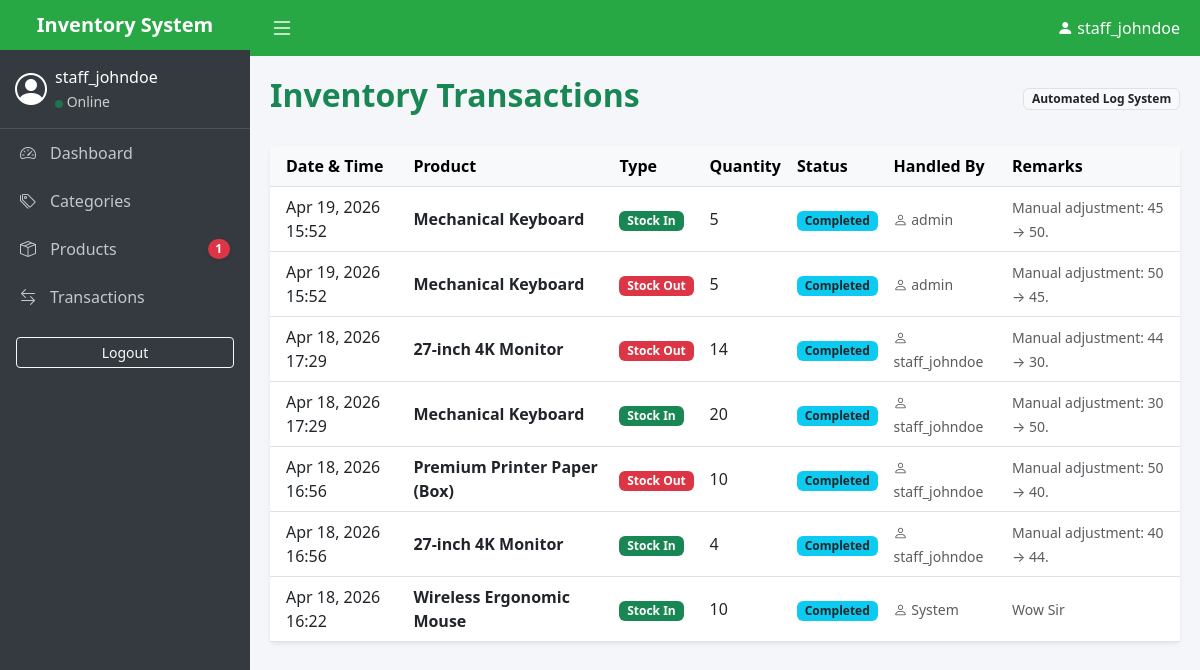
/transactions/ (signed in), run on the app's committed database.
### transactions/models.py (models this page shows, shortened)
class Transaction(models.Model):
    TRANSACTION_TYPES = (
        ('IN', 'Stock In (Received)'),
        ('OUT', 'Stock Out (Issued)'),
    )
    STATUS_CHOICES = (
        ('COMPLETED', 'Completed'),
        ('PENDING', 'Pending'),
        ('CANCELLED', 'Cancelled'),
    )
    product = models.ForeignKey(Product, on_delete=models.CASCADE, related_name='transactions')
    transaction_type = models.CharField(max_length=3, choices=TRANSACTION_TYPES)
    quantity = models.PositiveIntegerField()
    timestamp = models.DateTimeField(auto_now_add=True) # Requirement: Date/Time field
    status = models.CharField(max_length=10, choices=STATUS_CHOICES, default='COMPLETED')
    handled_by = models.ForeignKey(User, on_delete=models.SET_NULL, null=True) # Tracks the staff/admin
    remarks = models.TextField(blank=True, null=True)

### products/models.py (models this page shows, shortened)
class Product(models.Model):
    name = models.CharField(max_length=200)
    sku = models.CharField(max_length=50, unique=True, verbose_name="SKU")
    category = models.ForeignKey(
        Category,
        on_delete=models.SET_NULL,
        null=True,
        blank=True,
        related_name='products'
    )
    description = models.TextField(blank=True)
    unit_price = models.DecimalField(max_digits=10, decimal_places=2)
    current_stock = models.IntegerField(default=0)
    min_stock_level = models.IntegerField(default=5) # New threshold field
    supplier = models.ForeignKey(Supplier, on_delete=models.CASCADE, related_name='products')
    date_added = models.DateTimeField(auto_now_add=True)
    def is_low_stock(self):
        return self.current_stock <= self.min_stock_level

### transactions/views.py (the view)
# urls.py: path('', views.transaction_list, name='transaction_list'),
@login_required
@permission_required('transactions.view_transaction', raise_exception=True)
def transaction_list(request):
    transactions = Transaction.objects.all().order_by('-timestamp')
    return render(request, 'transactions/transaction_list.html', {'transactions': transactions})

### products/context_processors.py (called while the page is built)
def low_stock_alerts(request):
    if request.user.is_authenticated:
        low_stock_products = [p for p in Product.objects.all() if p.is_low_stock()]
        return {
            'low_stock_count': len(low_stock_products),
            'low_stock_items': low_stock_products[:5] # Show only top 5 in dropdown
        }
    return {}

### transactions/templates/transactions/transaction_list.html
{% extends 'base.html' %}
{% block content %}
<div class="d-flex justify-content-between align-items-center mb-4">
    <h2 class="fw-bold text-success">Inventory Transactions</h2>
    <span class="badge bg-light text-dark border">Automated Log System</span>
</div>
<div class="card shadow-sm border-0">
    <div class="table-responsive">
        <table class="table table-hover mb-0 align-middle">
            <thead class="table-light">
                <tr>
                    <th class="ps-3">Date & Time</th>
                    <th>Product</th>
                    <th>Type</th>
                    <th>Quantity</th>
                    <th>Status</th>
                    <th>Handled By</th>
                    <th>Remarks</th>
                </tr>
            </thead>
            <tbody>
                {% for t in transactions %}
                <tr>
                    <td class="ps-3">{{ t.timestamp|date:"M d, Y H:i" }}</td>
                    <td class="fw-bold">{{ t.product.name }}</td>
                    <td>
                        {% if t.transaction_type == 'IN' %}
                            <span class="badge bg-success">Stock In</span>
                        {% else %}
                            <span class="badge bg-danger">Stock Out</span>
                        {% endif %}
                    </td>
                    <td>{{ t.quantity }}</td>
                    <td>
                        <span class="badge bg-info text-dark">{{ t.get_status_display }}</span>
                    </td>
                    <td>
                        <small class="text-muted">
                            <i class="bi bi-person"></i> {{ t.handled_by.username|default:"System" }}
                        </small>
                    </td>
                    <td>
                        <small class="text-muted">{{ t.remarks|default:"---" }}</small>
                    </td>
                </tr>
                {% empty %}
                <tr>
                    <td colspan="7" class="text-center py-4 text-muted">
                        No automated transactions recorded yet.
                    </td>
                </tr>
                {% endfor %}
            </tbody>
        </table>
    </div>
</div>
{% endblock %}

### templates/base.html (shortened to what this page needs)
<!DOCTYPE html>
<html lang="en">
<head>
    <link href="https://cdn.jsdelivr.net/npm/bootstrap@5.3.0/dist/css/bootstrap.min.css" rel="stylesheet">
    <link rel="stylesheet" href="https://cdn.jsdelivr.net/npm/bootstrap-icons@1.11.1/font/bootstrap-icons.css">
</head>
<body>
    <div class="d-flex">
        {% if user.is_authenticated %}
        <nav class="sidebar" id="sidebar">
            <div class="main-header fw-bold fs-5 text-center">Inventory System</div>
            <div class="user-panel d-flex align-items-center">
                <i class="bi bi-person-circle fs-2 me-2"></i>
                <div>
                    <div>{{ user.username }}</div>
                    <small class="text-white opacity-75"><i class="bi bi-circle-fill text-success" style="font-size: 8px;"></i> Online</small>
                </div>
            </div>
            <ul class="nav flex-column">
                <li class="nav-item">
                    <a href="{% url 'dashboard' %}" class="nav-link"><i class="bi bi-speedometer2"></i> Dashboard</a>
                </li>
                <li class="nav-item">
                    <a href="{% url 'category_list' %}" class="nav-link"><i class="bi bi-tags"></i> Categories</a>
                </li>
                <li class="nav-item">
                    <a href="{% url 'product_list' %}" class="nav-link d-flex justify-content-between align-items-center">
                        <span><i class="bi bi-box-seam"></i> Products</span>
                        {% if low_stock_count > 0 %}
                            <span class="badge rounded-pill bg-danger shadow-sm" style="font-size: 0.75rem;">
                                {{ low_stock_count }}
                            </span>
                        {% endif %}
                    </a>
                </li>
                <li class="nav-item">
                    <a href="{% url 'transaction_list' %}" class="nav-link"><i class="bi bi-arrow-left-right"></i> Transactions</a>
                </li>
                <li class="nav-item">
                    <form method="post" action="{% url 'logout' %}" class="p-3">
                        <button class="btn btn-outline-light btn-sm w-100">Logout</button>
                    </form>
                </li>
            </ul>
        </nav>
        {% endif %}
        <div class="w-100">
            {% if user.is_authenticated %}
            <header class="main-header d-flex justify-content-between align-items-center">
                <button class="btn p-0 text-white border-0 shadow-none" id="sidebarToggle">
                    <i class="bi bi-list fs-4"></i>
                </button>
                <div class="d-flex align-items-center">
                    <i class="bi bi-person-fill me-1"></i> {{ user.username }}
                </div>
            </header>
            {% endif %}
            <main class="content-wrapper">
                {% block content %}{% endblock %}
            </main>
        </div>
    </div>
</body>
</html>

### templates/base.html (style rules this page uses)
body { background-color: #f4f6f9; overflow-x: hidden; }
.sidebar { min-width: 250px; max-width: 250px; background: #343a40; color: #fff; min-height: 100vh; transition: all 0.3s ease-in-out; }
.sidebar .nav-link { color: #c2c7d0; padding: 12px 20px; display: flex; align-items: center; white-space: nowrap; }
.sidebar .nav-link i { margin-right: 10px; width: 20px; }
.main-header { background: #28a745; color: white; padding: 10px 20px; }
.user-panel { padding: 15px; border-bottom: 1px solid #4b545c; }
.content-wrapper { width: 100%; padding: 20px; }

### data on the page
Transaction: timestamp "Apr 19, 2026 15:52", product.name "Mechanical Keyboard", transaction_type "Stock In", quantity "5", status "Completed", handled_by.username "admin", remarks "Manual adjustment: 45 → 50."
Transaction: timestamp "Apr 19, 2026 15:52", product.name "Mechanical Keyboard", transaction_type "Stock Out", quantity "5", status "Completed", handled_by.username "admin", remarks "Manual adjustment: 50 → 45."
Transaction: timestamp "Apr 18, 2026 17:29", product.name "27-inch 4K Monitor", transaction_type "Stock Out", quantity "14", status "Completed", handled_by.username "staff_johndoe", remarks "Manual adjustment: 44 → 30."
Transaction: timestamp "Apr 18, 2026 17:29", product.name "Mechanical Keyboard", transaction_type "Stock In", quantity "20", status "Completed", handled_by.username "staff_johndoe", remarks "Manual adjustment: 30 → 50."
Transaction: timestamp "Apr 18, 2026 16:56", product.name "Premium Printer Paper (Box)", transaction_type "Stock Out", quantity "10", status "Completed", handled_by.username "staff_johndoe", remarks "Manual adjustment: 50 → 40."
Transaction: timestamp "Apr 18, 2026 16:56", product.name "27-inch 4K Monitor", transaction_type "Stock In", quantity "4", status "Completed", handled_by.username "staff_johndoe", remarks "Manual adjustment: 40 → 44."
Transaction: timestamp "Apr 18, 2026 16:22", product.name "Wireless Ergonomic Mouse", transaction_type "Stock In", quantity "10", status "Completed", handled_by.username "System", remarks "Wow Sir"

### other printed values
{{ user.username }} "staff_johndoe"
{{ low_stock_count }} "1"
